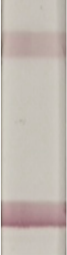
#> input picture img/100.png, 67 x 255 px
$ python main.py
#> lines starting #> are read from the running program, lines starting #| are printed output that depends on the picture
import matplotlib.pyplot as plt
from PIL import Image
import numpy as np

# open image and convert it to grayscale
img=Image.open('./img/100.png')
#> img is the input picture: PIL image 67x255 RGBA; mean R, G, B, A 194.6, 185.5, 178.3, 255
gray_img=img.convert('L')
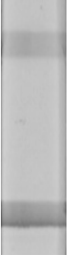
#> gray_img: PIL image 67x255 L; min 93, max 245, mean 187.5
gray_img_array=np.asarray(gray_img)
margin_of_error = 2;
map = [];

def initializedict():
	for i in range(260):
		map.append(0)

initializedict()

pixel_value = []
delta_value = []
pixel_number = []
current_pixel = 0
for x in range(len(gray_img_array)):
		average = 0
		for y in range(len(gray_img_array[x])):
			average += gray_img_array[x][y]
			current_pixel += 1
		# find average value for every x value
		average /= len(gray_img_array[x])
		average = int(round(average))
		for i in range(average - margin_of_error, average + margin_of_error):
			map[i] +=1
		pixel_value.append(average)
		if(len(pixel_value) > 1):
			delta_value.append(pixel_value[len(pixel_value) - 1] - pixel_value[len(pixel_value) - 2])
		pixel_number.append(current_pixel)
#> this loop made 255 passes
#> average on passes 1 to 3: 192, 192, 193
#> after the loop, current_pixel = 17085; delta_value = 254 values, max 16 at index 226, min -6 at index 199, mean 0.0197; map = 260 values, max 168 at index 193, min 0 at index 0, mean 3.92; pixel_number = 255 values from 67 to 17085; pixel_value = 255 values, max 197 at index 254, min 130 at index 223, mean 187.5

plt.plot(delta_value)
plt.plot(pixel_number, pixel_value)
plt.show()
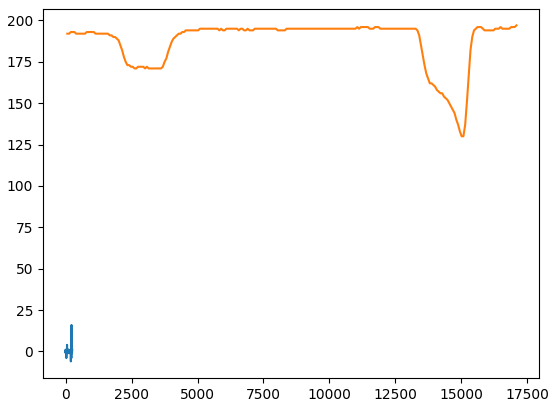
#> figure drawn by matplotlib, 1 panel; curve peaks at x = 226, y = 16; curve peaks at x = 17085, y = 197

$ run again, with img/0.png copied over img/100.png
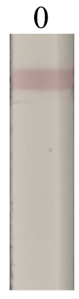
#> input picture img/0.png, 79 x 299 px
#> img is the input picture: PIL image 79x299 RGBA; mean R, G, B, A 206.1, 200.8, 194.6, 255
#> the loop `for x in range(len(gray_img_array)):` made 299 passes
#> average on passes 1 to 3: 255, 255, 255
#> after the loop `for x in range(len(gray_img_array)):`: current_pixel = 23621; delta_value = 298 values, max 38 at index 289, min -44 at index 33, mean 0; map = 260 values, max 210 at index 195, min 0 at index 0, mean 4.6; pixel_number = 299 values from 79 to 23621; pixel_value = 299 values, max 255 at index 0, min 174 at index 74, mean 201.7
#> `plt.show()`:
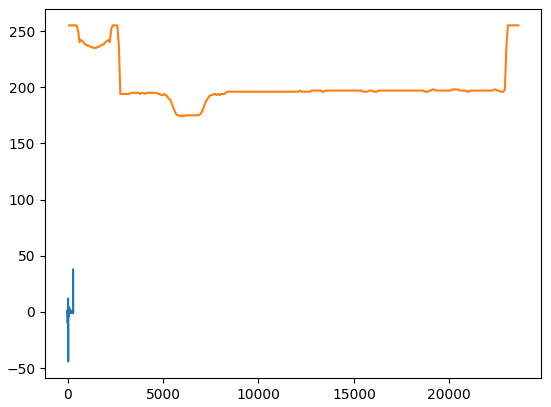
#> figure drawn by matplotlib, 1 panel; curve peaks at x = 289, y = 38; curve peaks at x = 79, y = 255

$ run again, with img/10.png copied over img/100.png
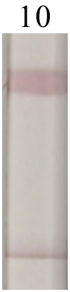
#> input picture img/10.png, 70 x 292 px
#> img is the input picture: PIL image 70x292 RGBA; mean R, G, B, A 199.6, 193.3, 188.1, 255
#> the loop `for x in range(len(gray_img_array)):` made 292 passes
#> average on passes 1 to 3: 255, 255, 255
#> after the loop `for x in range(len(gray_img_array)):`: current_pixel = 20440; delta_value = 291 values, max 53 at index 289, min -46 at index 32, mean 0; map = 260 values, max 199 at index 191, min 0 at index 0, mean 4.49; pixel_number = 292 values from 70 to 20440; pixel_value = 292 values, max 255 at index 0, min 167 at index 86, mean 194.7
#> `plt.show()`:
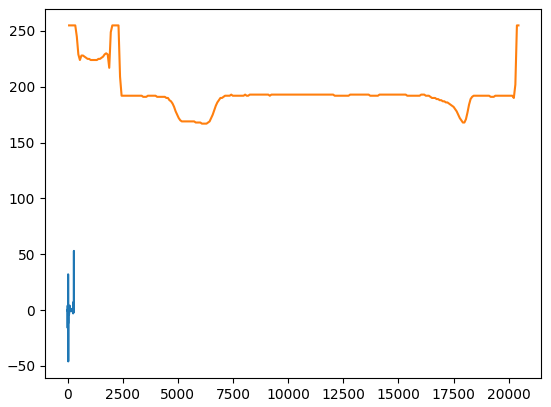
#> figure drawn by matplotlib, 1 panel; curve peaks at x = 289, y = 53; curve peaks at x = 70, y = 255

$ run again, with img/1000.png copied over img/100.png
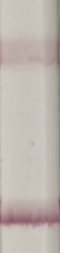
#> input picture img/1000.png, 60 x 253 px
#> img is the input picture: PIL image 60x253 RGBA; mean R, G, B, A 190.7, 182.1, 175.7, 255
#> `gray_img=img.convert('L')`:
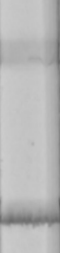
#> gray_img: PIL image 60x253 L; min 102, max 205, mean 184
#> the loop `for x in range(len(gray_img_array)):` made 253 passes
#> average on passes 1 to 3: 188, 188, 188
#> after the loop `for x in range(len(gray_img_array)):`: current_pixel = 15180; delta_value = 252 values, max 14 at index 223, min -6 at index 215, mean 0.0198; map = 260 values, max 149 at index 190, min 0 at index 0, mean 3.89; pixel_number = 253 values from 60 to 15180; pixel_value = 253 values, max 193 at index 234, min 116 at index 220, mean 184
#> `plt.show()`:
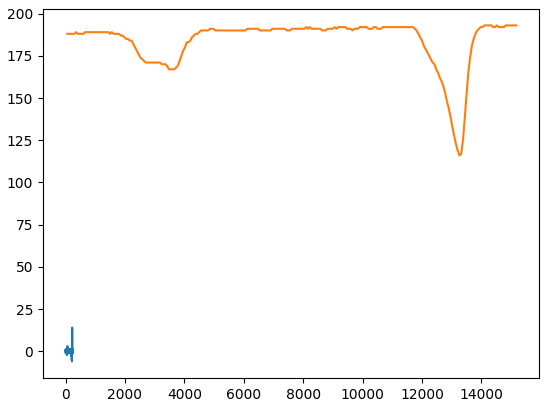
#> figure drawn by matplotlib, 1 panel; curve peaks at x = 223, y = 14; curve peaks at x = 14100, y = 193
